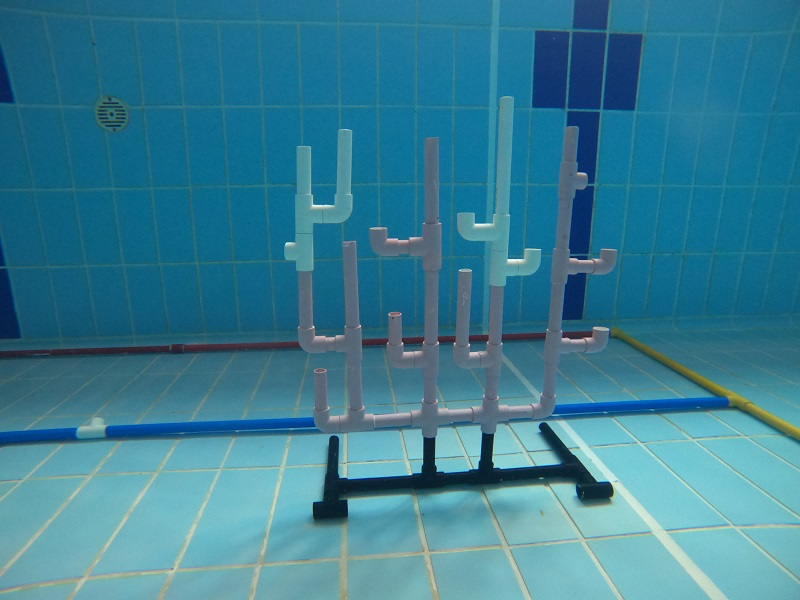
#> input picture scripts/grabcut/coral_under3.JPG, 800 x 600 px, found by its file name
$ python hardcode_blue.py
#> lines starting #> are read from the running program, lines starting #| are printed output that depends on the picture; after the words box and inside, x2 and y2 are one past the last pixel; in counts of white or black regions, pixels touching at a corner belong together
import cv2
import numpy as np

"""
result: background blue mask hard to produce
pink hsv actual: 104 75 123
white hsv actual: 94 125 155
"""

img = cv2.imread("../res/coral_under3.jpg")
#> img is the input picture: shape (600, 800, 3); mean B, G, R 148, 126.5, 56.7
hsv = cv2.cvtColor(img, cv2.COLOR_BGR2HSV)
#> hsv: shape (600, 800, 3); mean H, S, V 96.4, 164.2, 148.7
cv2.imshow("hsv", hsv)

low_hue = cv2.inRange(hsv, (0,0,0), (75,255,255))
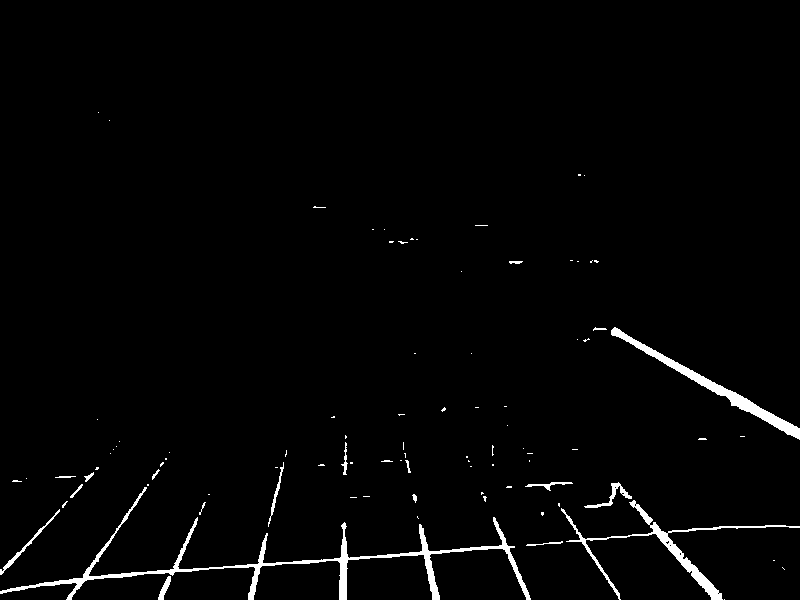
#> low_hue: shape (600, 800); 1.9% white; 91 white regions (72 under 20 px), largest, box (x1, y1, x2, y2) and area: (0, 487, 531, 600) 3886, (611, 327, 800, 440) 1867, (561, 500, 800, 600) 1793
cv2.imshow("low_hue", low_hue)
high_hue = cv2.inRange(hsv, (125,0,0), (180,255,255))
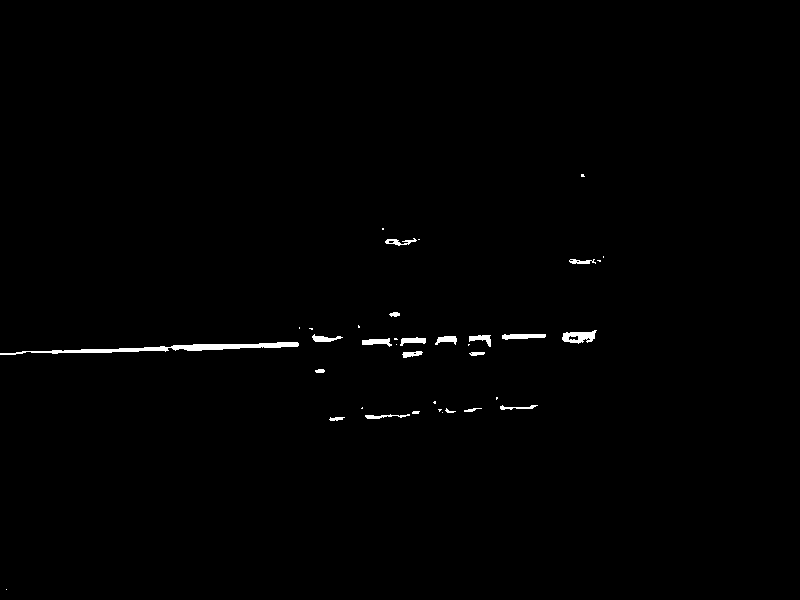
#> high_hue: shape (600, 800); 0.66% white; 37 white regions (17 under 20 px), largest, box (x1, y1, x2, y2) and area: (0, 342, 299, 355) 1194, (562, 330, 597, 344) 295, (502, 334, 546, 340) 198
cv2.imshow("high_hue", high_hue)

low_sat = cv2.inRange(hsv, (0,0,0), (180,30,255))
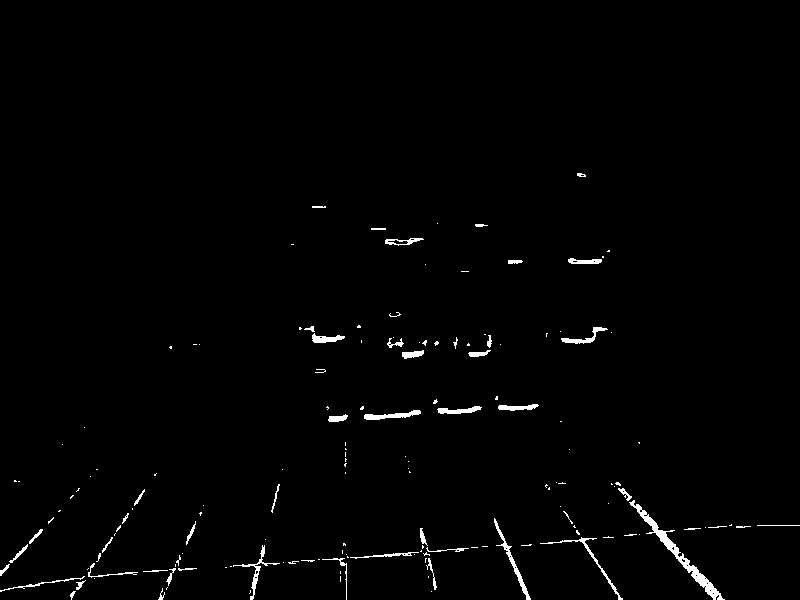
#> low_sat: shape (600, 800); 1.2% white; 155 white regions (103 under 20 px), largest, box (x1, y1, x2, y2) and area: (629, 500, 725, 600) 970, (494, 518, 531, 600) 339, (540, 537, 623, 600) 280
cv2.imshow("low_sat", low_sat)
high_sat = cv2.inRange(hsv, (0,150,0), (180,255,255))
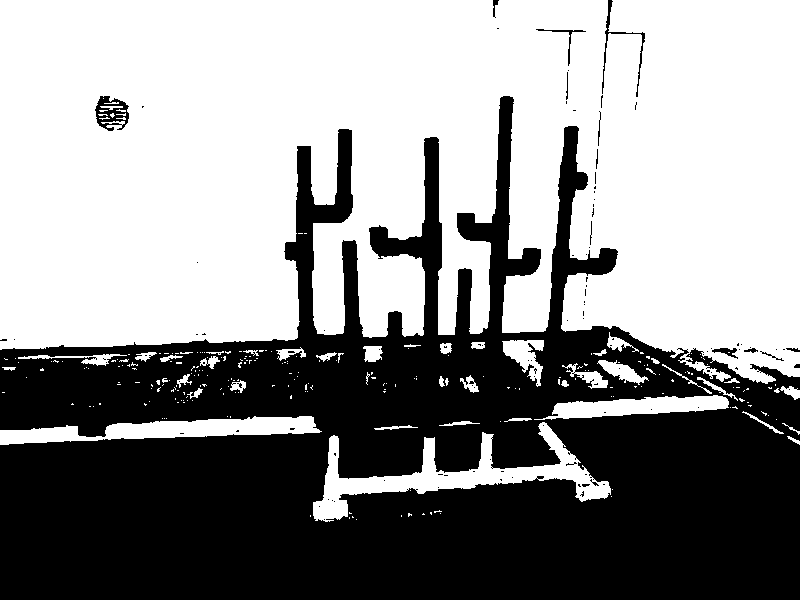
#> high_sat: shape (600, 800); 56.9% white; 112 black regions (98 under 20 px), largest, box (x1, y1, x2, y2) and area: (0, 96, 800, 600) 204813, (95, 96, 129, 131) 636, (602, 0, 645, 97) 367
cv2.imshow("high_sat", high_sat)

low_val = cv2.inRange(hsv, (0,0,0), (180,255,100))
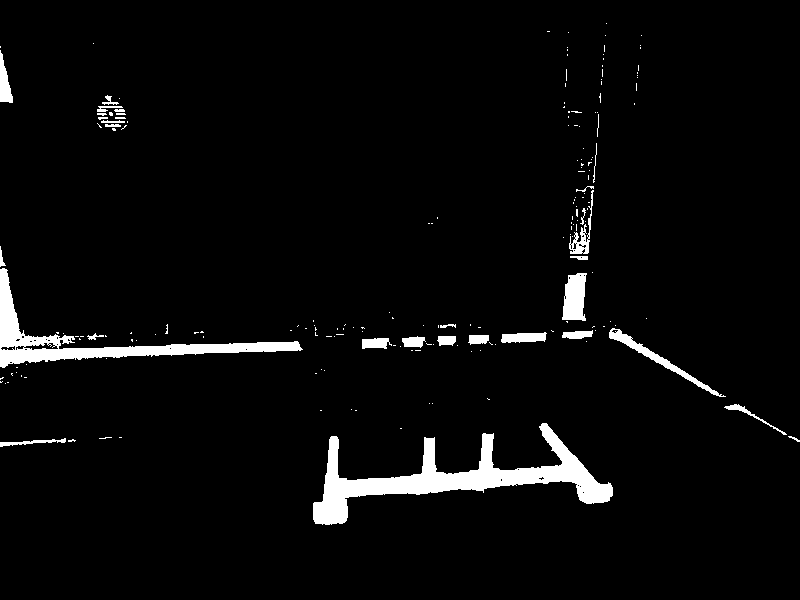
#> low_val: shape (600, 800); 3.9% white; 190 white regions (159 under 20 px), largest, box (x1, y1, x2, y2) and area: (313, 423, 613, 525) 8191, (0, 268, 303, 368) 4776, (562, 273, 587, 321) 917
cv2.imshow("low_val", low_val)
high_val = cv2.inRange(hsv, (0,0,180), (180,255,255))
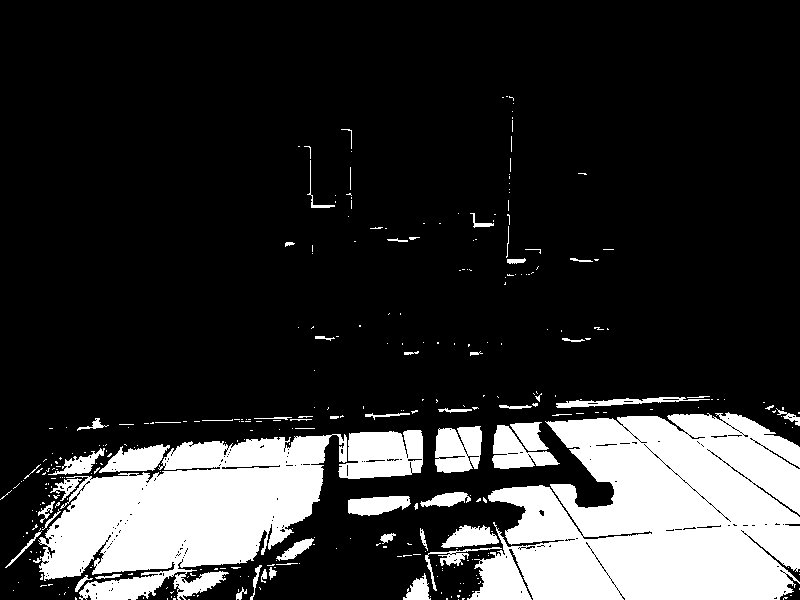
#> high_val: shape (600, 800); 19.5% white; 335 white regions (274 under 20 px), largest, box (x1, y1, x2, y2) and area: (467, 412, 800, 600) 47045, (38, 434, 347, 600) 29580, (338, 430, 423, 479) 3316
cv2.imshow("high_val", high_val)

background_mask = low_hue | high_hue | low_sat | high_sat | low_val | high_val
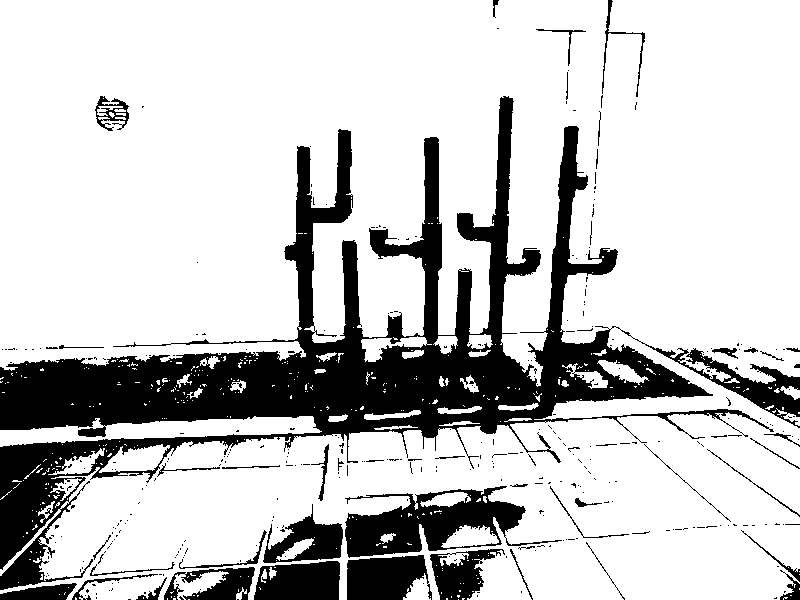
#> background_mask: shape (600, 800); 78.7% white; 359 black regions (309 under 20 px), largest, box (x1, y1, x2, y2) and area: (0, 96, 800, 590) 77751, (345, 486, 562, 558) 6864, (347, 555, 432, 600) 3021
cv2.imshow("background_mask", background_mask)

coral = cv2.bitwise_not(background_mask)
cv2.imshow("not mask", coral)

if cv2.waitKey(0) == ord('s'):
#> (key Esc is pressed here)
    print("saving output as background_mask.jpg")
    cv2.imwrite("background_mask.jpg", background_mask)

$ run again, with scripts/albert/image.jpg copied over scripts/grabcut/coral_under3.JPG
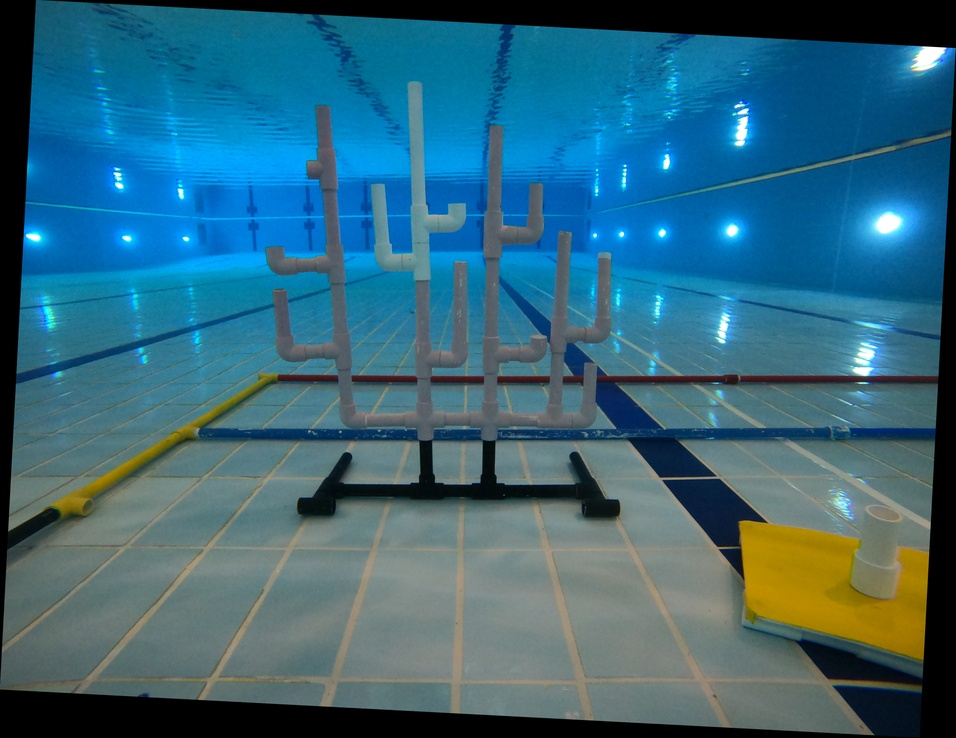
#> input picture scripts/albert/image.jpg, 956 x 738 px, shrunk from 4151 x 3205 before the run, found by its file name
#> img is the input picture: shape (738, 956, 3); mean B, G, R 122, 102.9, 52.9
#> hsv: shape (738, 956, 3); mean H, S, V 82.7, 139.1, 128.1
#> `low_hue = cv2.inRange(hsv, (0,0,0), (75,255,255))`:
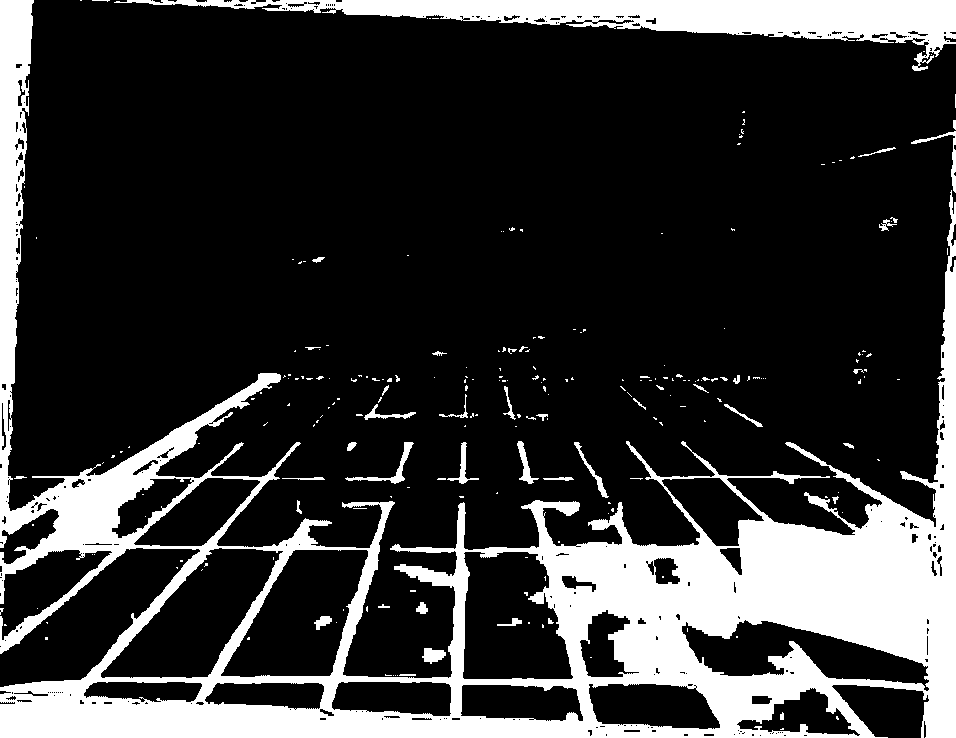
#> low_hue: shape (738, 956); 20.9% white; 233 white regions (192 under 20 px), largest, box (x1, y1, x2, y2) and area: (0, 0, 956, 738) 123823, (114, 0, 956, 71) 19029, (345, 442, 414, 484) 424
#> high_hue: shape (738, 956); 0.81% white; 417 white regions (393 under 20 px), largest, box (x1, y1, x2, y2) and area: (740, 376, 940, 382) 1132, (596, 375, 737, 383) 742, (430, 376, 485, 383) 323
#> low_sat: shape (738, 956); 19.4% white; 707 white regions (602 under 20 px), largest, box (x1, y1, x2, y2) and area: (0, 441, 888, 738) 79565, (335, 0, 956, 72) 16051, (924, 267, 956, 738) 8801
#> high_sat: shape (738, 956); 48.4% white; 275 white regions (224 under 20 px), largest, box (x1, y1, x2, y2) and area: (0, 0, 956, 738) 319807, (299, 440, 593, 515) 4956, (664, 479, 761, 545) 3220
#> low_val: shape (738, 956); 18.5% white; 447 white regions (405 under 20 px), largest, box (x1, y1, x2, y2) and area: (0, 0, 956, 738) 92987, (39, 0, 956, 48) 22624, (662, 479, 767, 619) 4282
#> high_val: shape (738, 956); 13.9% white; 347 white regions (301 under 20 px), largest, box (x1, y1, x2, y2) and area: (24, 92, 326, 312) 39912, (491, 64, 747, 346) 26751, (332, 107, 412, 277) 9055
#> `background_mask = low_hue | high_hue | low_sat | high_sat | low_val | ..`:
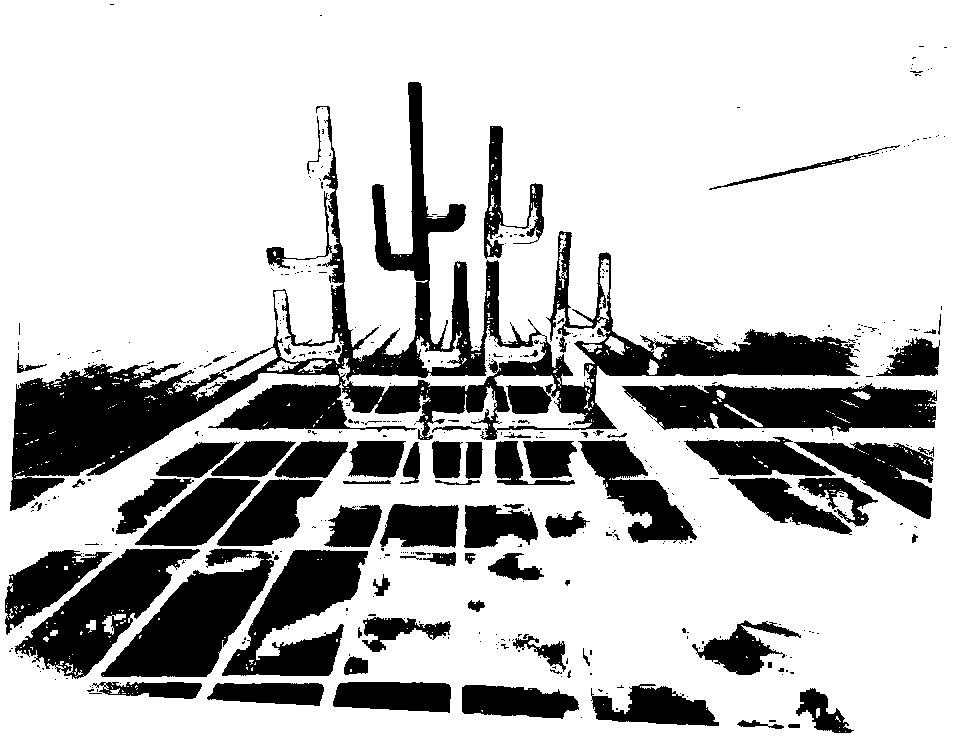
#> background_mask: shape (738, 956); 75.2% white; 467 black regions (390 under 20 px), largest, box (x1, y1, x2, y2) and area: (10, 82, 860, 511) 55566, (622, 383, 937, 436) 11334, (101, 548, 274, 677) 10496
